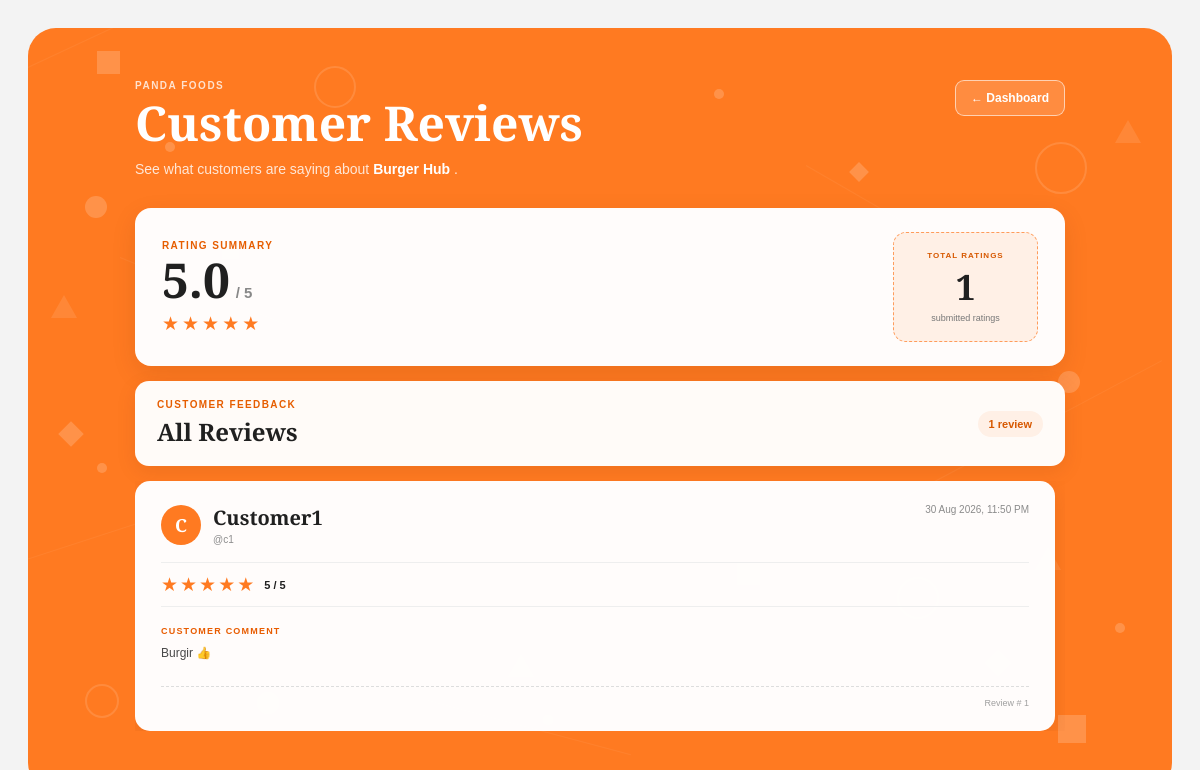
/restaurant_reviews.php (signed in), run on an earlier commit of the app's database.
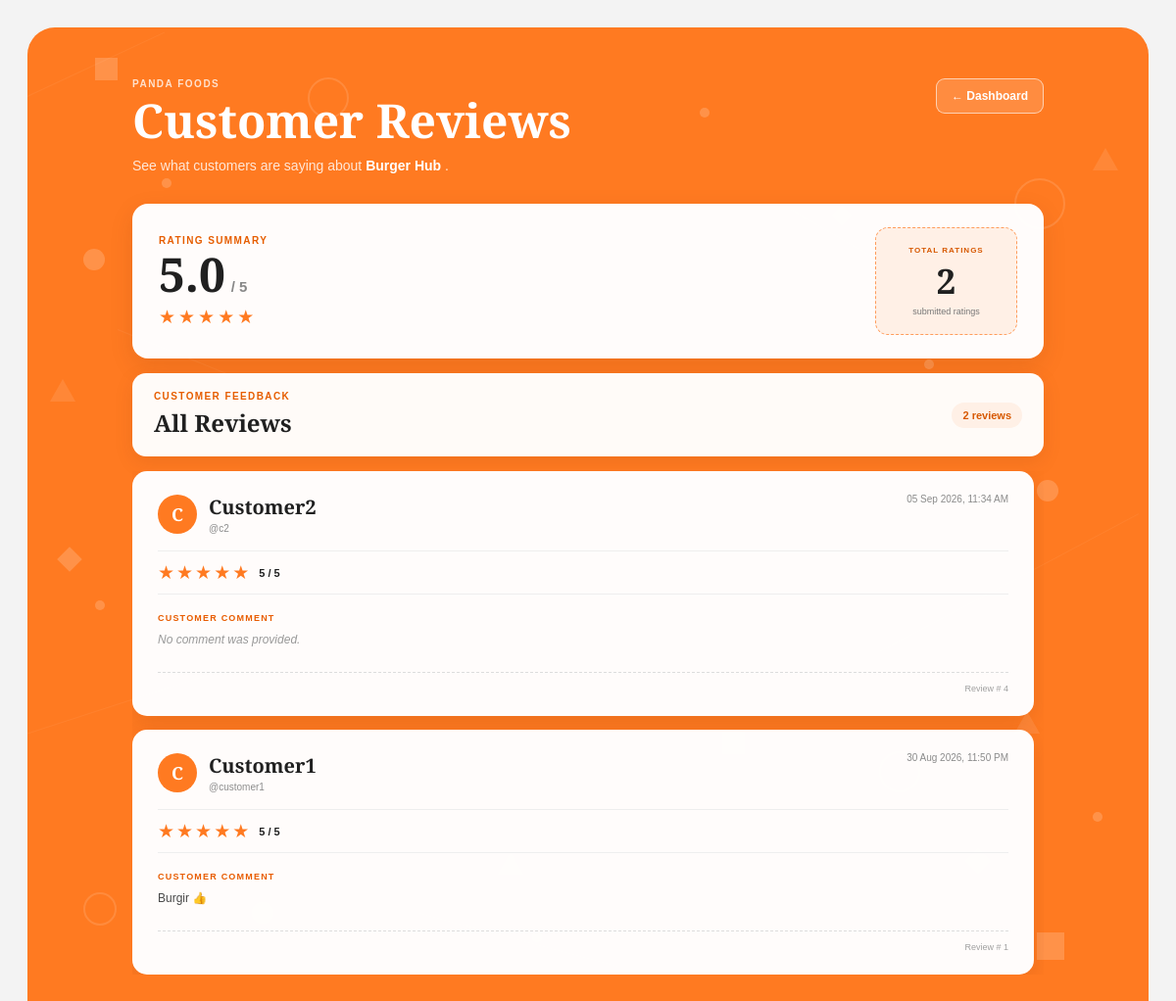
And on a later commit of the database.
### tables this page shows
CREATE TABLE `restaurants` (
  `login_id` int(100) NOT NULL,
  `username` varchar(100) NOT NULL,
  `password` varchar(100) NOT NULL,
  `restaurant_name` varchar(100) NOT NULL,
  `ownername` varchar(100) NOT NULL,
  `email` varchar(100) NOT NULL,
  `phone` varchar(100) NOT NULL,
  `city` varchar(100) NOT NULL,
  `street` varchar(100) NOT NULL,
  `area` varchar(100) NOT NULL,
  `permit` varchar(100) NOT NULL,
  `cuisineType` varchar(100) NOT NULL
);

CREATE TABLE `reviews` (
  `review_id` int(11) NOT NULL,
  `rating` int(11) DEFAULT NULL CHECK (`rating` between 1 and 5),
  `comment` varchar(500) DEFAULT NULL,
  `review_date` datetime NOT NULL,
  `customer_id` int(11) NOT NULL,
  `restaurant_id` int(11) NOT NULL
);

CREATE TABLE `customers` (
  `login_id` int(100) NOT NULL,
  `name` varchar(100) NOT NULL,
  `username` varchar(100) NOT NULL,
  `password` varchar(100) NOT NULL,
  `email` varchar(100) NOT NULL,
  `phone` varchar(100) NOT NULL,
  `dob` date NOT NULL,
  `house_no` varchar(100) NOT NULL,
  `street` varchar(100) NOT NULL,
  `area` varchar(100) NOT NULL,
  `foodPreference` varchar(100) NOT NULL
);

### restaurant_reviews.php (the view, shortened to what this page needs)
<?php
require_once('DBconnect.php');
$restaurant_id = $_SESSION['login_id'];
$restaurant_query = "SELECT restaurant_name
                     FROM restaurants
                     WHERE login_id = '$restaurant_id'";
$restaurant_result =
    mysqli_query($conn, $restaurant_query);
$restaurant =
    mysqli_fetch_assoc($restaurant_result);
$average_query = "SELECT
                         AVG(rating) AS average_rating,
                         COUNT(rating) AS rating_count
                  FROM reviews
                  WHERE restaurant_id = '$restaurant_id'
                  AND rating IS NOT NULL";
$average_result =
    mysqli_query($conn, $average_query);
$average_data =
    mysqli_fetch_assoc($average_result);
$review_query = "SELECT
                        r.review_id,
                        r.rating,
                        r.comment,
                        r.review_date,
                        c.name,
                        c.username
                 FROM reviews r
                 JOIN customers c
                 ON r.customer_id = c.login_id
                 WHERE r.restaurant_id = '$restaurant_id'
                 ORDER BY r.review_date DESC";
$review_result =
    mysqli_query($conn, $review_query);
?>
<!DOCTYPE html>
<html lang="en">
<head>
    <link rel="stylesheet"
          href="style.css?v=3">
</head>
<body class="restaurant-reviews-page">
    <main class="restaurant-reviews-shell">
        <div class="restaurant-reviews-particles"
             aria-hidden="true">
            <span class="particle-line line1"></span>
            <span class="particle-line line2"></span>
            <span class="particle-line line3"></span>
            <span class="particle circle p2"></span>
            <span class="particle circle p5"></span>
            <span class="particle circle-outline p6"></span>
            <span class="particle circle-outline p7"></span>
            <span class="particle circle-outline p9"></span>
            <span class="particle square p10"></span>
            <span class="particle square p13"></span>
            <span class="particle triangle p14"></span>
            <span class="particle triangle p15"></span>
            <span class="particle triangle p16"></span>
            <span class="particle dot p18"></span>
            <span class="particle dot p20"></span>
            <span class="particle dot p21"></span>
            <span class="particle dot p22"></span>
            <span class="particle dot p23"></span>
            <span class="particle diamond p24"></span>
            <span class="particle diamond p26"></span>
        </div>
        <div class="restaurant-reviews-content">
            <section class="restaurant-management-header">
                <div>
                    <p class="restaurant-management-label">
                        PANDA FOODS
                    </p>
                    <h1>
                        Customer Reviews
                    </h1>
                    <p>
                        See what customers are saying about
                        <strong>
                            <?php
                            echo htmlspecialchars(
                                $restaurant['restaurant_name']
                            );
                            ?>
                        </strong>.
                    </p>
                </div>
                <a href="restaurant_dashboard.php"
                   class="restaurant-management-back">
                    ← Dashboard
                </a>
            </section>
            <section class="restaurant-rating-summary">
                <div class="restaurant-rating-summary-left">
                    <p class="restaurant-card-label">
                        RATING SUMMARY
                    </p>
                    <?php
                    if ($average_data['rating_count'] > 0) {
                    ?>
                        <div class="restaurant-average-rating">
                            <strong>
                                <?php
                                echo number_format(
                                    $average_data['average_rating'],
                                    1
                                );
                                ?>
                            </strong>
                            <span>
                                / 5
                            </span>
                        </div>
                        <div class="restaurant-summary-stars">
                            <?php
                            $rounded_rating =
                                round(
                                    $average_data['average_rating']
                                );
                            for ($i = 1; $i <= 5; $i++) {
                                if ($i <= $rounded_rating) {
                                    echo '<span class="filled">★</span>';
                                } else {
                                    echo '<span>★</span>';
                                }
                            }
                            ?>
                        </div>
                    <?php } ?>
                </div>
                <div class="restaurant-rating-count-card">
                    <span>
                        TOTAL RATINGS
                    </span>
                    <strong>
                        <?php
                        echo $average_data['rating_count'];
                        ?>
                    </strong>
                    <small>
                        submitted ratings
                    </small>
                </div>
            </section>
            <section class="restaurant-review-list-heading">
                <div>
                    <p class="restaurant-card-label">
                        CUSTOMER FEEDBACK
                    </p>
                    <h2>
                        All Reviews
                    </h2>
                </div>
                <span>
                    <?php
                    echo mysqli_num_rows($review_result);
                    ?>
                    review<?php
                    echo mysqli_num_rows($review_result) != 1
                        ? 's'
                        : '';
                    ?>
                </span>
            </section>
            <section class="restaurant-review-list">
                <?php
                if (mysqli_num_rows($review_result) > 0) {
                ?>
                    <?php
                    while ($review =
                        mysqli_fetch_assoc($review_result)) {
                    ?>
                        <article class="restaurant-review-card">
                            <div class="restaurant-review-top">
                                <div class="restaurant-review-customer">
                                    <div class="restaurant-review-avatar">
                                        <?php
                                        $first_letter =
                                            strtoupper(
                                                substr(
                                                    $review['name'],
                                                    0,
                                                    1
                                                )
                                            );
                                        echo htmlspecialchars(
                                            $first_letter
                                        );
                                        ?>
                                    </div>
                                    <div>
                                        <h3>
                                            <?php
                                            echo htmlspecialchars(
                                                $review['name']
                                            );
                                            ?>
                                        </h3>
                                        <p>
                                            @<?php
                                            echo htmlspecialchars(
                                                $review['username']
                                            );
                                            ?>
                                        </p>
                                    </div>
                                </div>
                                <div class="restaurant-review-date">
                                    <?php
                                    echo date(
                                        "d M Y, h:i A",
                                        strtotime(
                                            $review['review_date']
                                        )
                                    );
                                    ?>
                                </div>
                            </div>
                            <div class="restaurant-review-rating-row">
                                <?php
                                if ($review['rating'] !== null) {
                                ?>
                                    <div class="restaurant-review-stars">
                                        <?php
                                        for ($i = 1; $i <= 5; $i++) {
                                            if ($i <= $review['rating']) {
                                                echo '<span class="filled">★</span>';
                                            } else {
                                                echo '<span>★</span>';
                                            }
                                        }
                                        ?>
                                    </div>
                                    <strong>
                                        <?php
                                        echo $review['rating'];
                                        ?>
                                        / 5
                                    </strong>
                                <?php } else { ?>
                                    <span class="restaurant-no-rating">
                                        No rating given
                                    </span>
                                <?php } ?>
                            </div>
                            <div class="restaurant-review-comment">
                                <p class="restaurant-review-section-label">
                                    CUSTOMER COMMENT
                                </p>
                                <?php
                                if ($review['comment'] != '') {
                                ?>
                                    <p>
                                        <?php
                                        echo nl2br(
                                            htmlspecialchars(
                                                $review['comment']
                                            )
                                        );
                                        ?>
                                    </p>
                                <?php } else { ?>
                                    <p class="restaurant-empty-comment">
                                        No comment was provided.
                                    </p>
                                <?php } ?>
                            </div>
                            <div class="restaurant-review-footer">
                                Review #
                                <?php
                                echo $review['review_id'];
                                ?>
                            </div>
                        </article>
                    <?php } ?>
                <?php } ?>
            </section>
        </div>
    </main>
</body>
</html>

What changed in the data, as far as the page shows it:
added reviews: customer.name "C", customer.name "Customer2", customer.username "c2", review_date "05 Sep 2026, 11:34 AM", rating "5", comment "No comment was provided.", review_id "4"
changed through a linked row, reviews "Burgir 👍": customer.username "c1" → "customer1"
Also different on the page:
$average_data['rating_count']: "1" → "2"
mysqli_num_rows($review_result): "1" → "2"
text now shown: "s"
